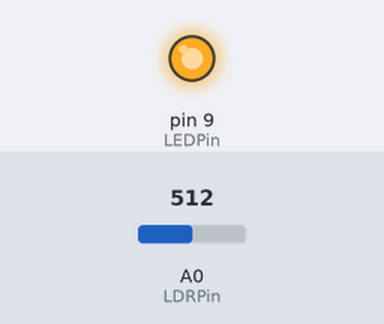
Recording of a sketch running on a simulated Arduino Uno, built with avr-gcc and run on an emulated ATmega328P. Shown: output pins drawn as LEDs (lit = HIGH). The test bench sets the inputs (shaded band); at power-on: A0 (LDRPin) = 512. What the sketch prints to the serial monitor is not drawn.

Above: at 0.1 s.
Timing chart, 0 to 1.6 s (numbered marks = the images above):
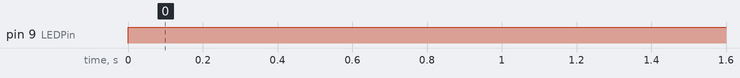

Measured:
- by itself, pin 9 (LEDPin): LOW → HIGH at 0.00 s

The sketch:

mapLDR.ino
```cpp
int LDRPin = A0;  // pon the sensor is attached to
int LEDPin = 9;  // pin the LED is attached to
int LDRVal = 0;  // value of the sensor

void setup() {
  // put your setup code here, to run once:
  pinMode(LEDPin, OUTPUT);  // set the LED pin as an output
  Serial.begin(9600);  // open a serial connection to your computer
}

void loop() {

  int mappedVal; // local variable for mapping
  // store the value of the sensor in a variable
  LDRVal = analogRead(LDRPin);
  // map the values from one range to another
  mappedVal = map(LDRVal, 520, 920, 100, 500);

  // turn the LED on
  digitalWrite(LEDPin, HIGH);
  // delay the mapped value
  delay(mappedVal);
  // turn the LED off
  digitalWrite(LEDPin, HIGH);
  // delay the mapped value
  delay(mappedVal);

  // print the raw sensor value to the serial monitor
  Serial.print("sensor Value :" );
  Serial.print(LDRVal);
  // print the mapped sensor value to the serial monitor
  Serial.print(", mapped Value : ");
  Serial.println(mappedVal);

}
```
